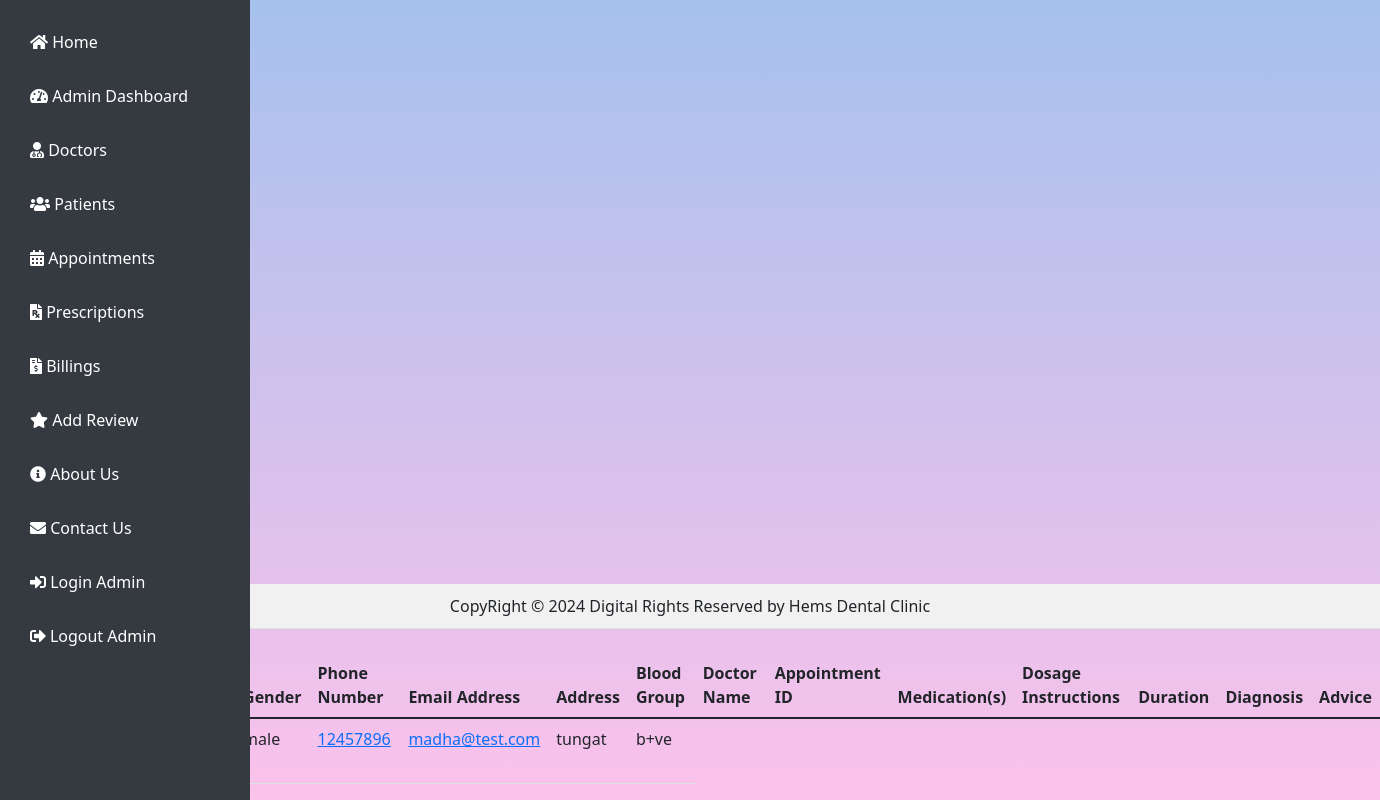
The page /allDetailsDisplay/19/ (signed in) on the database as committed earlier.
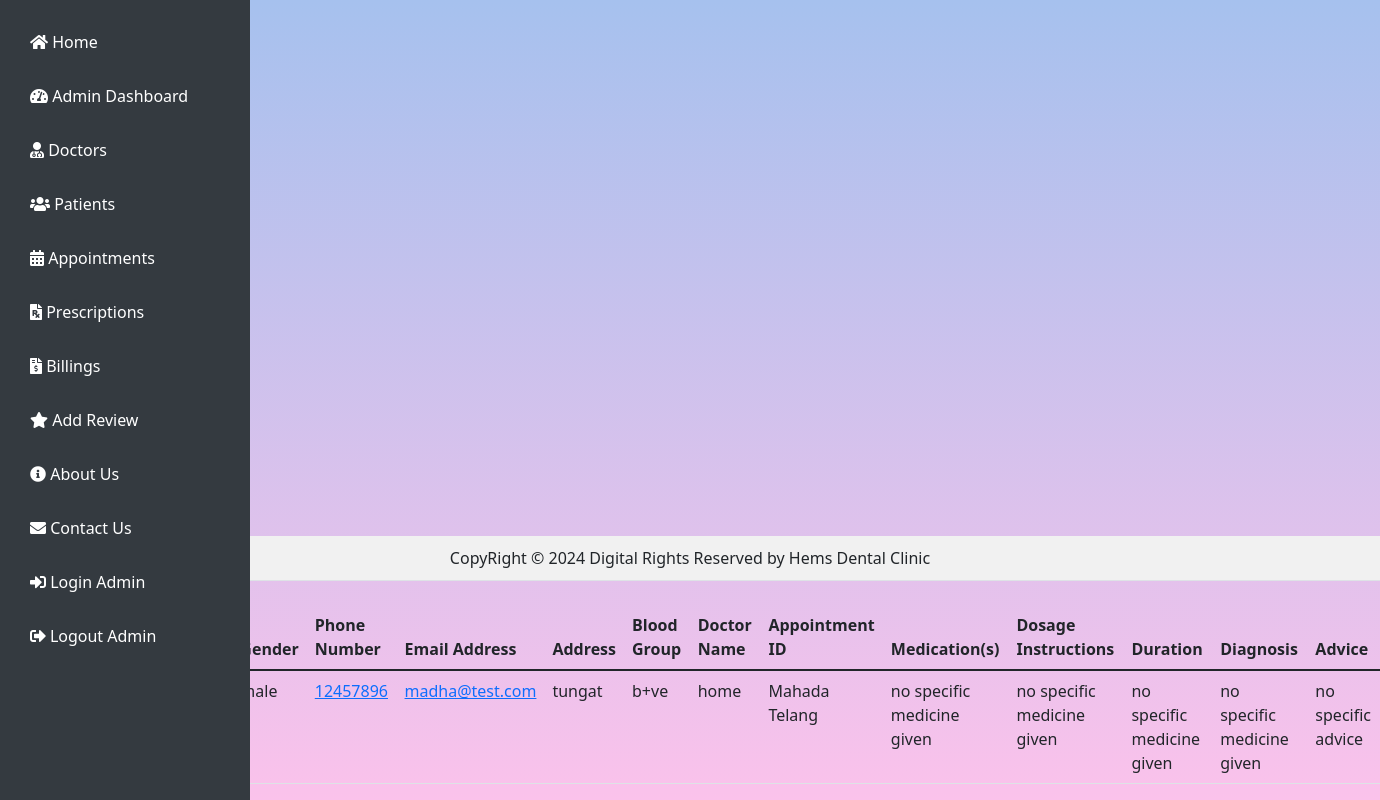
The same page on the database as committed later.
### clinic/models.py (models this page shows, shortened)
class Patient (models.Model):
    patient_id = models.AutoField(primary_key=True)
    name = models.CharField(max_length=50, null=False)
    date_of_birth = models.DateField()
    gender = models.CharField(max_length=10)
    blood_group = models.CharField(max_length=10)
    email_id = models.EmailField()
    address = models.TextField()
    mobile_number = models.CharField(max_length=15)

class Prescription(models.Model):
    prescription_id = models.AutoField(primary_key=True)
    patient_id = models.ForeignKey(Patient, on_delete=models.CASCADE)
    doctor_id =  models.ForeignKey(Doctor ,on_delete=models.SET_NULL,blank=True,null=True)
    appointment_id = models.ForeignKey(Appointment,on_delete=models.SET_NULL,blank=True,null=True)
    medicine_name = models.CharField(max_length=200,  default='no specific medicine given')
    dosage = models.CharField(max_length=200,  default='no specific medicine given')
    duration = models.CharField(max_length=100,  default='no specific medicine given')
    diagnosis = models.CharField(max_length =250,  default='no specific medicine given')
    medicine = models.CharField(max_length=500, default='no specific medicine given')
    advice = models.CharField(max_length=100, default='no specific advice')

class Doctor(models.Model):
    doctor_id = models.AutoField(primary_key=True)
    age = models.IntegerField()
    name = models.CharField(max_length=50, null=True)
    gender = models.CharField(max_length=10, choices=[('Male', 'Male'), ('Female', 'Female'), ('Other', 'Other')])
    experince = models.IntegerField()
    languages = models.CharField(max_length=25)
    mobile_number = models.CharField(max_length=15)
    email = models.EmailField()
    schedule = models.CharField(max_length=25, blank= True)

class Appointment(models.Model):
    appointment_id = models.AutoField(primary_key= True)
    Patient_id = models.ForeignKey(Patient,on_delete=models.CASCADE)
    specialization = models.CharField(max_length=50)
    doctor_id = models.ForeignKey(Doctor,on_delete = models.CASCADE)
    consultation_fee = models.IntegerField()
    date = models.DateField(default=timezone.now().date(),null=True)
    def __str__(self) -> str:
        return self.Patient_id.name

### clinic/views.py (the view)
# urls.py: path('allDetailsDisplay/<int:pid>/', all_details_display, name='allDetailsDisplay'),
def all_details_display(request, pid):
    if not request.user.is_authenticated:
        return redirect('login_admin')
    display_patient = Patient.objects.filter(patient_id=pid)
    display_appointment = Appointment.objects.filter(Patient_id_id=pid)
    display_prescription = Prescription.objects.filter(patient_id_id=pid)
    return render (request,'allDetailsDisplay.html',{'display_patient': display_patient,'display_appointment': display_appointment, 'display_prescription': display_prescription })

### clinic/templates/allDetailsDisplay.html (shortened to what this page needs)
<!DOCTYPE html>
<html lang="en">
    <head>
    </head>
    <body>
        {% include "basePage.html" %}
        <div>
            <table class="table table-hover" id="example">
                <thead>
                    <tr>
                        <th>Patient_id</th>
                        <th>Patient Name</th>
                        <th>Date of Birth</th>
                        <th>Gender</th>
                        <th>Phone Number</th>
                        <th>Email Address</th>
                        <th>Address</th>
                        <th>Blood Group</th>
                        <th>Doctor Name</th>
                        <th>Appointment ID</th>
                        <th>Medication(s)</th>
                        <th>Dosage Instructions</th>
                        <th>Duration</th>
                        <th>Diagnosis</th>
                        <th>Advice</th>
                    </tr>
                </thead>
                <tbody>
                    {% for i in display_patient %}
                    <tr>
                        <td>{{i.patient_id}}</td>
                        <td>{{i.name}}</td>
                        <td>{{i.date_of_birth|date:"Y-m-d"}}</td>
                        <td>{{i.gender}}</td>
                        <td><a href="tel:{{i.mobile_number}}">{{i.mobile_number}} </a></td>
                        <td><a href="mailto:{{i.email}}">{{i.email_id}}</a></td>
                        <td>{{i.address}}</td>
                        <td>{{i.blood_group}}</td>
                        {% for j in display_prescription %}
                        <td>{{j.doctor_id.name}}</td>
                        <td>{{j.appointment_id}}</td>
                        <td>{{j.medicine_name}}</td>
                        <td>{{j.dosage}}</td>
                        <td>{{j.duration}}</td>
                        <td>{{j.diagnosis}}</td>
                        <td>{{j.advice}}</td>
                        {% endfor %}
                    </tr>
                    {% endfor %}
            </table>
        </div>
    </body>
</html>

Rows that differ between the two databases and show on the page:
added Prescription: doctor_id.name "home", appointment_id "Mahada Telang", medicine_name "no specific medicine given", dosage "no specific medicine given", duration "no specific medicine given", diagnosis "no specific medicine given", advice "no specific advice"
